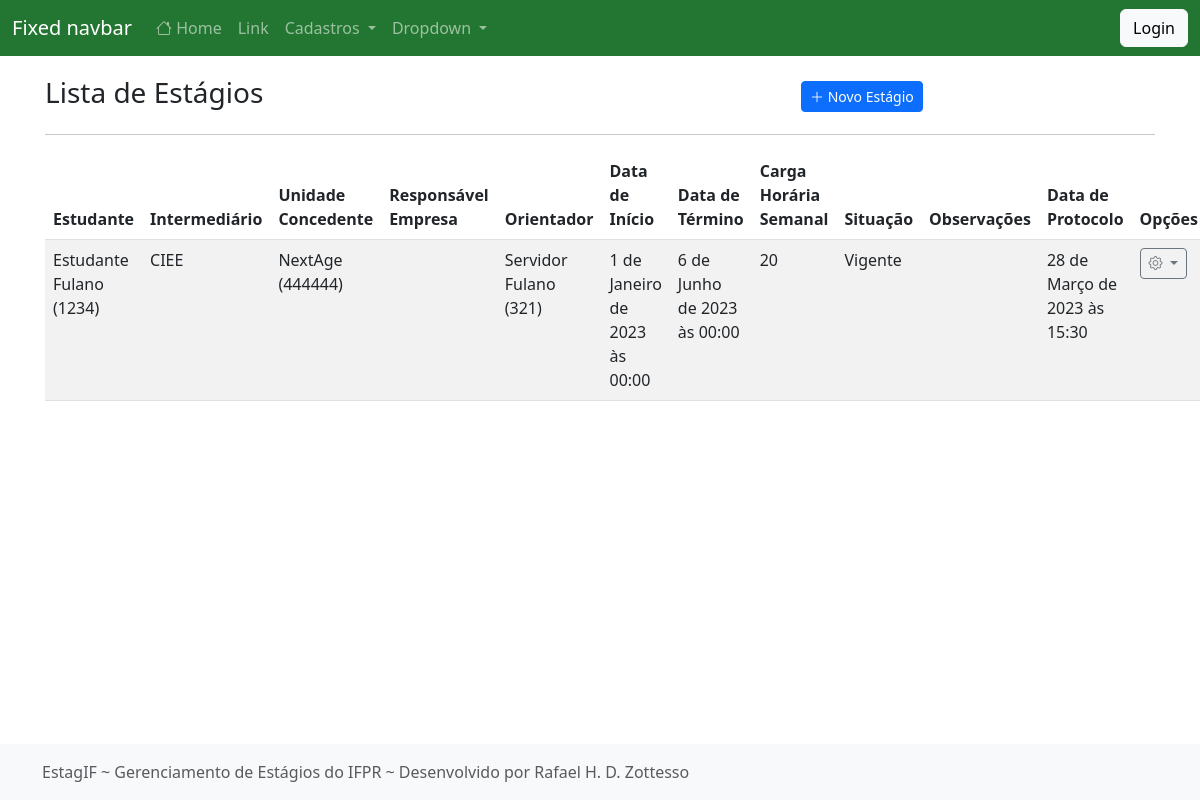
The app's page /listar/estagio/ with its own data.
### cadastros/models.py (models this page shows, shortened)
class Estagio(models.Model):
    estudante = models.ForeignKey(Estudante, on_delete=models.PROTECT)
    intermediario = models.ForeignKey(Intermediario, on_delete=models.PROTECT, verbose_name="intermediário")
    unidade_concedente = models.ForeignKey(UnidadeConcedente, on_delete=models.PROTECT)
    responssvel_empresa = models.ForeignKey(Responsavel, on_delete=models.PROTECT, verbose_name="responsável na empresa")
    orientador = models.ForeignKey(Servidor, on_delete=models.PROTECT)
    data_inicio = models.DateTimeField(verbose_name="data de início")
    data_termino = models.DateTimeField(verbose_name="data de término", null=True)
    ch_semanal = models.IntegerField(verbose_name="carga horária semanal")
    situacao = models.ForeignKey(Situacao, on_delete=models.PROTECT, verbose_name="situação")
    observacoes = models.TextField(blank=True, null=True, verbose_name="observações")
    data_protocolo = models.DateTimeField(auto_now_add=True)
    atualizado_em = models.DateTimeField(auto_now=True)
    cadastrado_em = models.DateTimeField(auto_now_add=True)
    class Meta:
        verbose_name = "Estágio"
        ordering = ['-data_inicio']

class Estudante(models.Model):
    nome = models.CharField(max_length=50)
    cpf = models.CharField(max_length=14, verbose_name="CPF", unique=True)
    data_nascimento = models.DateField()
    telefone = models.CharField(max_length=15)
    email = models.EmailField(max_length=100)
    matricula = models.CharField(max_length=15, verbose_name="matrícula")
    curso = models.ForeignKey(Curso, on_delete=models.PROTECT)
    campus = models.ForeignKey(Campus, on_delete=models.PROTECT)
    atualizado_em = models.DateTimeField(auto_now=True)
    cadastrado_em = models.DateTimeField(auto_now_add=True)
    def __str__(self):
        return f"{self.nome} ({self.matricula})"

class Intermediario(models.Model):
    nome = models.CharField(max_length=50)
    atualizado_em = models.DateTimeField(auto_now=True)
    cadastrado_em = models.DateTimeField(auto_now_add=True)
    def __str__(self):
        return f"{self.nome}"
    class Meta:
        verbose_name = "Intermediário"

class UnidadeConcedente(models.Model):
    nome = models.CharField(max_length=50)
    email = models.EmailField(max_length=100)
    telefone = models.CharField(max_length=15)
    documento = models.CharField(max_length=18, help_text="Preencha com o CNPJ ou CPF (caso pessoa física)")
    atualizado_em = models.DateTimeField(auto_now=True)
    cadastrado_em = models.DateTimeField(auto_now_add=True)
    def __str__(self):
        return f"{self.nome} ({self.documento})"
    class Meta:
        verbose_name_plural = "Unidades Concedentes"

class Servidor(models.Model):
    nome = models.CharField(max_length=50)
    cpf = models.CharField(max_length=14, verbose_name="CPF", unique=True)
    data_nascimento = models.DateField()
    telefone = models.CharField(max_length=15)
    email = models.EmailField(max_length=100)
    siape = models.CharField(max_length=15, verbose_name="SIAPE")
    campus = models.ForeignKey(Campus, on_delete=models.PROTECT)
    atualizado_em = models.DateTimeField(auto_now=True)
    cadastrado_em = models.DateTimeField(auto_now_add=True)
    def __str__(self):
        return f"{self.nome} ({self.siape})"
    class Meta:
        verbose_name_plural = "Servidores"

class Situacao(models.Model):
    nome = models.CharField(max_length=50)
    atualizado_em = models.DateTimeField(auto_now=True)
    cadastrado_em = models.DateTimeField(auto_now_add=True)
    def __str__(self):
        return f"{self.nome}"
    class Meta:
        verbose_name = "Situação"
        verbose_name_plural = "Situações"

### cadastros/views.py (the view)
# urls.py: path("listar/estagio/", EstagioList.as_view(), name="listar-estagio"),
class EstagioList(ListView):
    model = Estagio
    template_name = "cadastros/list/estagio.html"

### cadastros/templates/cadastros/list/estagio.html (shortened to what this page needs)
{% extends 'paginas/modelo.html' %}
{% load static %}
{% block conteudo %}
<div class="row justify-content-center align-items-center mt-3">
    <div class="col-md-8">
        <h3 class="">Lista de Estágios</h3>
    </div>
    <div class="col-md">
        <a href="{% url 'cadastrar-estagio' %}" class="btn btn-primary btn-sm">
            <i class="bi bi-plus-lg"></i>
            Novo Estágio
        </a>
    </div>
</div>
<hr>
<div class="table-responsive-lg">
    <table class="table table-striped">
        <thead>
            <tr>
                <th>Estudante</th>
                <th>Intermediário</th>
                <th>Unidade Concedente</th>
                <th>Responsável Empresa</th>
                <th>Orientador</th>
                <th>Data de Início</th>
                <th>Data de Término</th>
                <th>Carga Horária Semanal</th>
                <th>Situação</th>
                <th>Observações</th>
                <th>Data de Protocolo</th>
                <th>Opções</th>
            </tr>
        </thead>
        <tbody>
            {% for obj in object_list %}
            <tr class="">
                <td>{{ obj.estudante }}</td>
                <td>{{ obj.intermediario }}</td>
                <td>{{ obj.unidade_concedente }}</td>
                <td>{{ obj.responsavel_empresa }}</td>
                <td>{{ obj.orientador }}</td>
                <td>{{ obj.data_inicio }}</td>
                <td>{{ obj.data_termino }}</td>
                <td>{{ obj.ch_semanal }}</td>
                <td>{{ obj.situacao }}</td>
                <td>{{ obj.observacoes }}</td>
                <td>{{ obj.data_protocolo }}</td>
                <td>
                    <div class="dropdown">
                        <a class="btn btn-sm btn-outline-secondary dropdown-toggle" href="#" role="button" data-bs-toggle="dropdown" aria-expanded="false">
                            <i class="bi bi-gear"></i>
                        </a>
                    </div>
                </td>
            </tr>
            {% empty %}
            <tr>
                <th colspan="100%">Nenhum registro encontrado.</th>
            </tr>
            {% endfor %}
        </tbody>
    </table>
</div>
{% endblock %}

### static/css/sticky-footer-navbar.css (style rules this page uses)
.bi { vertical-align: -.125em; fill: currentColor; }

### static/css/ifpr.css (style rules this page uses)
:root { --amarelo-claro: hsl(44, 100%, 58%); --amarelo: hsl(44, 100%, 48%); --amarelo-escuro: hsl(44, 100%, 38%); --azul-claro: hsl(201, 100%, 41%); --azul: hsl(201, 100%, 31%); --azul-escuro: hsl(201, 100%, 21%); --cinza-claro: #F1F1F1; --cinza: #BDBDBD; --cinza-escuro: #525252; --verde-claro: hsl(130, 54%, 50%); --verde: hsl(130, 54%, 40%); --verde-escuro: hsl(130, 54%, 30%); --vermelho-claro: hsl(358, 78%, 55%); --vermelho: hsl(358, 78%, 45%); --vermelho-escuro: hsl(358, 78%, 35%) }

### paginas/templates/paginas/modelo.html (style rules this page uses)
.bi { vertical-align: 0; }

### records on screen
Estagio: estudante "Estudante Fulano (1234)", intermediario "CIEE", unidade_concedente "NextAge (444444)", orientador "Servidor Fulano (321)", data_inicio "1 de Janeiro de 2023 às 00:00", data_termino "6 de Junho de 2023 às 00:00", ch_semanal "20", situacao "Vigente", data_protocolo "28 de Março de 2023 às 15:30"
